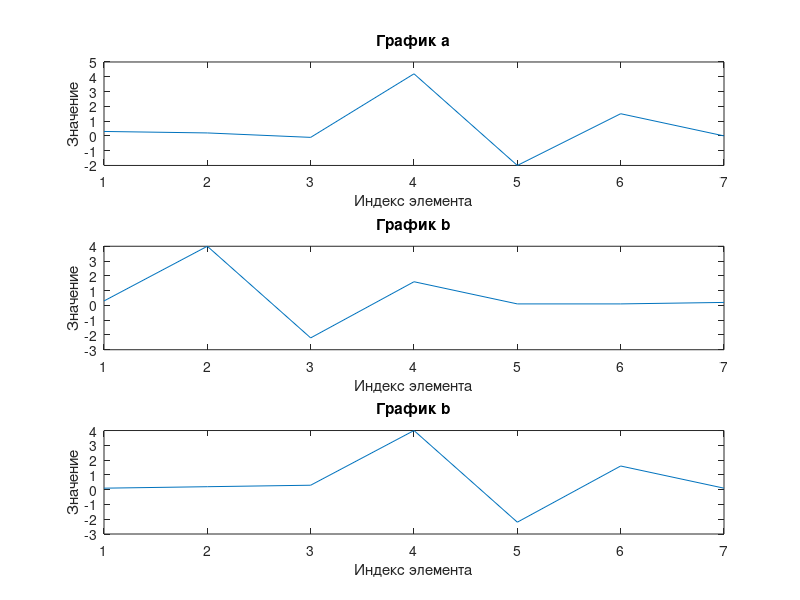

Write the MATLAB code that produced this figure.
% Определение массивов a и b
a = [0.3 0.2 -0.1 4.2 -2 1.5 0];
b = [0.3 4 -2.2 1.6 0.1 0.1 0.2];

% Создание новой фигуры для графиков
figure;

% Построение графика a в первом подокне
subplot(3, 1, 1);
plot(a);
title('График a');
xlabel('Индекс элемента');
ylabel('Значение');

% Построение графика b во втором подокне
subplot(3, 1, 2);
plot(b);
title('График b');
xlabel('Индекс элемента');
ylabel('Значение');

format longG; % Установка формата вывода чисел

% Вычисление и вывод корреляции между a и b
ab = sum(a .* b);
fprintf('%.0f \n', ab)

% Нахождение максимального значения корреляции смещенных массивов
maxab = -9999;
nofmax = 0;

for i = 1:7
    b = circshift(b, 1);
    ab = sum(a .* b);
    
    % Вывод кореляции на каждой итерации
    fprintf('------------ %.0f ------------ \n', ab)
    
    % Поиск максимального значения корреляции и количества смещений
    if (ab > maxab)
        maxab = ab;
        nofmax = i;
    end
end

% Восстановление массива b с максимальным значением корреляции
b = circshift(b, nofmax);

% Построение восстановленного массива b в третьем подокне
subplot(3, 1, 3);
plot(b);
title('График b');
xlabel('Индекс элемента');
ylabel('Значение');
